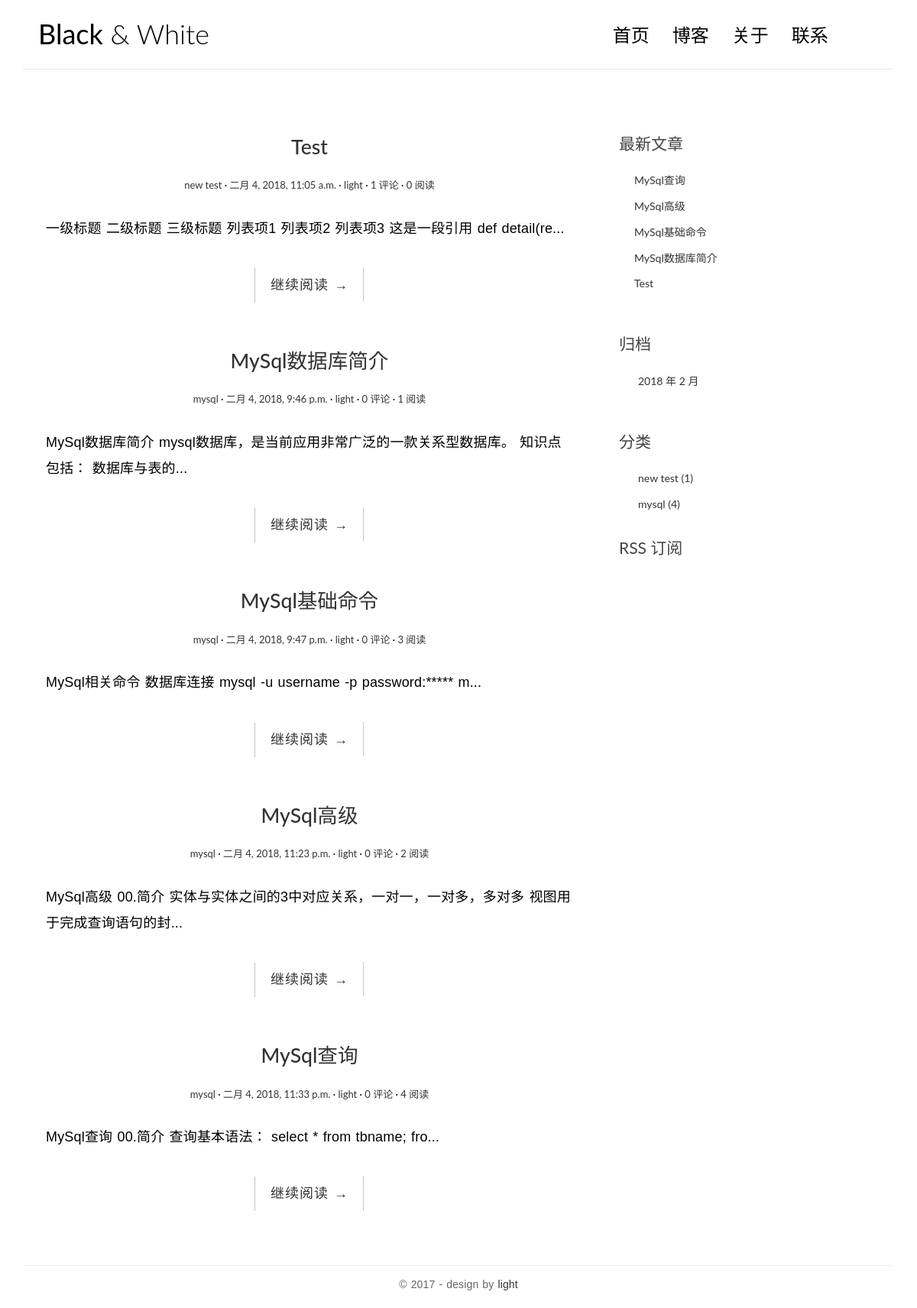
Before: / with the older database file.
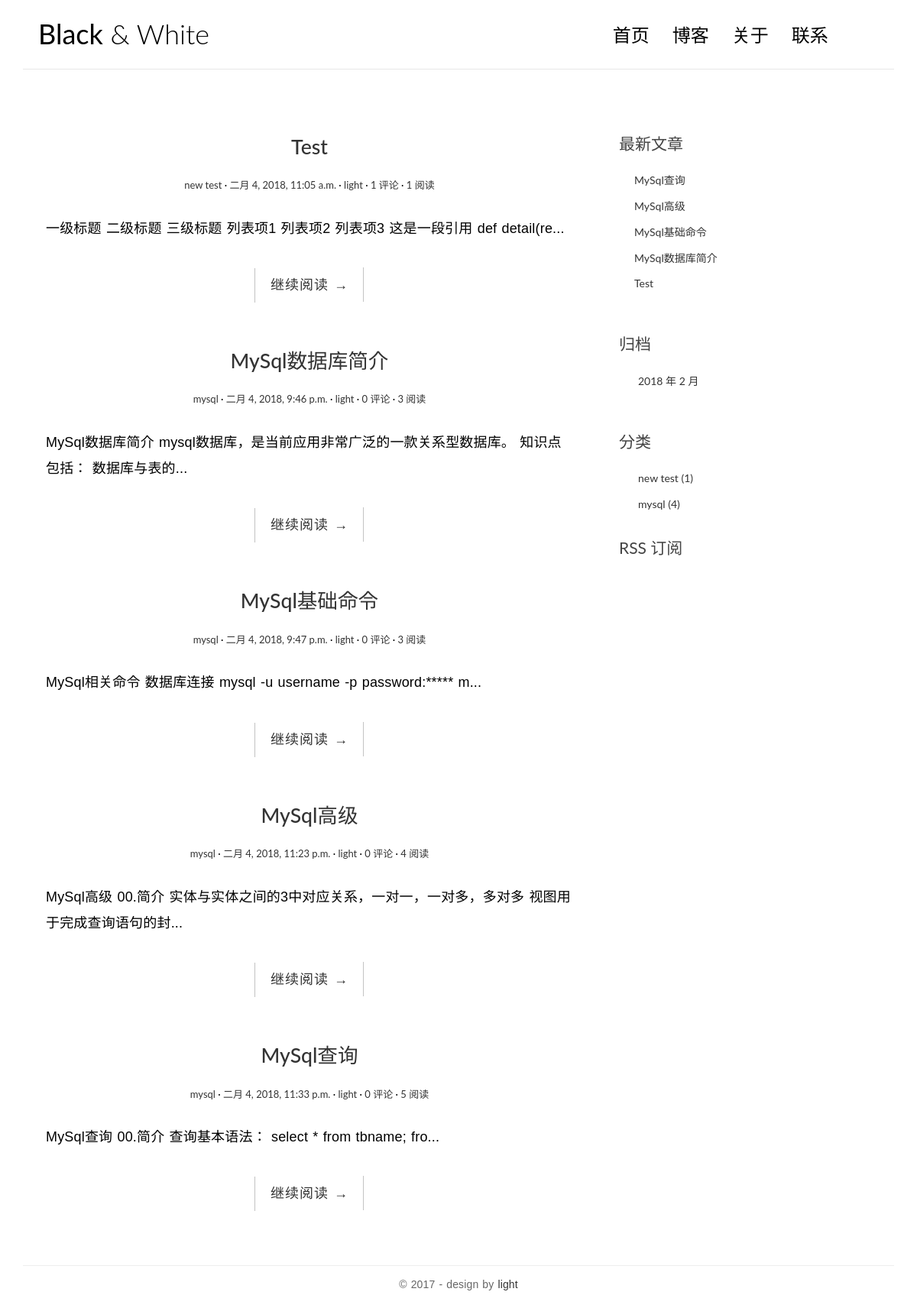
After: the same page with the newer database file.
### blog/models.py (models this page shows, shortened)
class Post(models.Model):
	title = models.CharField(max_length=100)
	body = models.TextField()
	created_time = models.DateTimeField()
	modified_time = models.DateTimeField()
	excerpt = models.CharField(max_length=200,blank=True)
	author = models.ForeignKey(User)
	category = models.ForeignKey(Category)
	tags = models.ManyToManyField(Tag,blank=True)
	views = models.PositiveIntegerField(default=0)
	def get_absolute_url(self):
		return reverse('blog:detail', kwargs={'pk':self.pk})

class Category(models.Model):
	name = models.CharField(max_length=100)

### blog/views.py (the view, shortened to what this page needs)
# urls.py: url(r'^$',views.IndexView.as_view(),name='index'),
class IndexView(ListView):
	model = Post
	template_name = 'blog/index.html'
	context_object_name = 'post_list'
	paginate_by = 10
	def get_context_data(self, **kwargs):
		context = super().get_context_data(**kwargs)
		paginator = context.get('paginator')
		page = context.get('page_obj')
		is_paginated = context.get('is_paginated')
		pagination_data = self.pagination_data(paginator, page, is_paginated)
		context.update(pagination_data)
		return context
	def pagination_data(self, paginator, page, is_paginated):
		if not is_paginated:
			return {}

### blog/templatetags/blog_tags.py (called while the page is built)
@register.simple_tag
def get_recent_posts(num=5):
	return Post.objects.all().order_by('-created_time')[:num]

@register.simple_tag
def archives():
	return Post.objects.dates('created_time', 'month', order='DESC')

@register.simple_tag
def get_categories():
	return Category.objects.annotate(num_posts=Count('post')).filter(num_posts__gt=0)

### templates/blog/index.html (shortened to what this page needs)
{% extends 'base.html' %}
{% block main %}
{% for post in post_list %}
<article class="post post-1">
    <header class="entry-header">
        <h1 class="entry-title">
            <a href="{{ post.get_absolute_url }}">{{ post.title }}</a>
        </h1>
        <div class="entry-meta">
            <span class="post-category"><a href="#">{{ post.category.name }}</a></span>
            <span class="post-date"><a href="#"><time class="entry-date"
              datetime="{{ post.created_time }}">{{ post.created_time}}</time></a></span>
              <span class="post-author"><a href="#">{{ post.author }}</a></span>
              <span class="comments-link"><a href="#">{{ post.comment_set.count }} 评论</a></span>
              <span class="views-count"><a href="{{ post.get_absolute_url }}">{{ post.views }} 阅读</a></span>
          </div>
      </header>
      <div class="entry-content clearfix">
        <p>{{ post.excerpt }}...</p>
        <div class="read-more cl-effect-14">
            <a href="{{ post.get_absolute_url }}" class="more-link">继续阅读 <span class="meta-nav">→</span></a>
        </div>
    </div>
</article>
{% empty %}
<div class='no-post'>暂无数据</div>
{% endfor %}
          {% endblock main %}

### templates/base.html (shortened to what this page needs)
{% load staticfiles %}
{% load blog_tags %}
<!DOCTYPE html>
<html>
<head>
    <link rel="stylesheet" href="http://code.ionicframework.com/ionicons/2.0.1/css/ionicons.min.css">
    <link rel="stylesheet" href="{% static 'blog/css/bootstrap.min.css' %}">
    <link rel="stylesheet" href="{% static 'blog/css/pace.css' %}">
    <link rel="stylesheet" href="{% static 'blog/css/custom.css' %}">
    <link rel="stylesheet" href="{% static 'blog/css/highlights/github.css' %}">
</head>
<body>
<div class="container">
    <header id="site-header">
        <div class="row">
            <div class="col-md-4 col-sm-5 col-xs-8">
                <div class="logo">
                    <h1><a href="{% url 'blog:index' %}"><b>Black</b> &amp; White</a></h1>
                </div>
            </div>
            <div class="col-md-8 col-sm-7 col-xs-4">
                <nav class="main-nav" role="navigation">
                    <div class="collapse navbar-collapse" id="bs-example-navbar-collapse-1">
                        <ul class="nav navbar-nav navbar-right">
                            <li class="cl-effect-11"><a href="{% url 'blog:index' %}" data-hover="首页">首页</a></li>
                            <li class="cl-effect-11"><a href="{% url 'blog:index' %}" data-hover="博客">博客</a></li>
                            <li class="cl-effect-11"><a href="{% url 'blog:index' %}" data-hover="关于">关于</a></li>
                            <li class="cl-effect-11"><a href="contact.html" data-hover="联系">联系</a></li>
                        </ul>
                    </div>
                </nav>
            </div>
        </div>
    </header>
</div>
<div class="content-body">
    <div class="container">
        <div class="row">
            <main class='col-md-8'>
                {% block main %}
                {% endblock main %}
            </main>
            <aside class="col-md-4">
                <div class="widget widget-recent-posts">
                    <h3 class="widget-title">最新文章</h3>
                    {% get_recent_posts as recent_post_list %}
                    <ul>
                        {% for post in recent_post_list %}
                        <li>
                            <a href="{{ post.get_absolute_url }}">{{ post.title }}</a>
                        </li>
                        {% empty %}
                        暂无数据！
                        {% endfor %}
                    </ul>
                </div>
                <div class="widget widget-archives">
                    <h3 class="widget-title">归档</h3>
                    {% archives as date_list %}
                    <ul>
                        {% for date in date_list %}
                        <li>
                            <a href="{% url 'blog:archives' date.year date.month %}">{{ date.year }} 年 {{ date.month }} 月</a>
                        </li>
                        {% empty %}
                        暂无归档！
                        {% endfor %}
                    </ul>
                </div>
                <div class="widget widget-category">
                    <h3 class="widget-title">分类</h3>
                    {% get_categories as category_list %}
                    <ul>
                        {% for category in category_list %}
                        <li>
                            <a href="{% url 'blog:category' category.pk %}">{{ category.name }} <span class="post-count">({{ category.num_posts }})</span></a>
                        {% empty %}
                        暂无分类！
                        {% endfor %}
                    </ul>
                </div>
                <div class="rss">
                    <a href="{% url 'rss' %}"> RSS 订阅</a>
                </div>
            </aside>
        </div>
    </div>
</div>
<footer id="site-footer">
    <div class="container">
        <div class="row">
            <div class="col-md-12">
                <p class="copyright">&copy 2017 - design by <a href="http://www.cssmoban.com/"
                                                        target="_blank" title="模板之家">light</a>
                </p>
            </div>
        </div>
    </div>
</footer>
</body>
</html>

### blog/static/blog/css/custom.css (style rules this page uses)
* { outline: none; }
h1, h2, h3, h4, h5, h6 { margin-top: 0; }
b { font-weight: 400; }
a { color: #333; }
body { color: #444; font-family: 'Lato', sans-serif; }
p { font-family: 'Ubuntu', sans-serif; font-weight: 400; word-spacing: 1px; letter-spacing: 0.01em; }
#site-header { background-color: #FFF; padding: 25px 20px; margin-bottom: 40px; border-bottom: 1px solid #e7e7e7; }
.logo h1 a { color: #000; }
.logo h1 { margin: 0; font-family: 'Lato', sans-serif; font-weight: 300; }
.main-nav { margin-top: 11px; max-width: 95%; }
.main-nav a { color: #000000 !important; padding: 0 0 5px 0 !important; margin-right: 30px; font-family: 'Lato', sans-serif; font-weight: 300; font-size: 24px; }
.cl-effect-11 a { padding: 10px 0; color: #0972b4; text-shadow: none; }
.cl-effect-11 a::before { position: absolute; top: 0; left: 0; overflow: hidden; padding: 0 0 5px 0 !important; max-width: 0; border-bottom: 1px solid #000; color: #000; content: attr(data-hover); white-space: nowrap; -webkit-transition: max-width 0.5s; -moz-transition: max-width 0.5s; transition: max-width 0.5s; }
.content-body { padding-bottom: 4em; }
.post { background: #fff; padding: 30px 30px 0; }
.entry-title { text-align: center; font-size: 1.9em; margin-bottom: 20px; line-height: 1.6; padding: 10px 20px 0; }
.entry-meta { text-align: center; color: #DDDDDD; font-size: 13px; margin-bottom: 30px; }
.entry-content { font-size: 18px; line-height: 1.9; font-weight: 300; color: #000; }
.post-category::after, .post-date::after, .post-author::after, .comments-link::after { content: ' ·'; color: #000; }
.read-more { font-family: 'Ubuntu', sans-serif; font-weight: 400; word-spacing: 1px; letter-spacing: 0.01em; text-align: center; margin-top: 20px; }
.cl-effect-14 a { padding: 0 20px; height: 45px; line-height: 45px; position: relative; display: inline-block; margin: 15px 25px; letter-spacing: 1px; font-weight: 400; text-shadow: 0 0 1px rgba(255, 255, 255, 0.3); }
.cl-effect-14 a::before, .cl-effect-14 a::after { position: absolute; width: 45px; height: 1px; background: #C3C3C3; content: ''; -webkit-transition: all 0.3s; -moz-transition: all 0.3s; transition: all 0.3s; pointer-events: none; }
.cl-effect-14 a::before { top: 0; left: 0; -webkit-transform: rotate(90deg); -moz-transform: rotate(90deg); transform: rotate(90deg); -webkit-transform-origin: 0 0; -moz-transform-origin: 0 0; transform-origin: 0 0; }
.cl-effect-14 a::after { right: 0; bottom: 0; -webkit-transform: rotate(90deg); -moz-transform: rotate(90deg); transform: rotate(90deg); -webkit-transform-origin: 100% 0; -moz-transform-origin: 100% 0; transform-origin: 100% 0; }
.widget { background: #fff; padding: 30px 0 0; }
.widget-title { font-size: 1.5em; margin-bottom: 20px; line-height: 1.6; padding: 10px 0 0; font-weight: 400; }
.widget-recent-posts ul { padding: 0; margin: 0; padding-left: 20px; }
.widget-recent-posts ul li { list-style-type: none; position: relative; line-height: 170%; margin-bottom: 10px; }
.widget-recent-posts ul li::before { content: '\f3d3'; font-family: "Ionicons"; position: absolute; left: -17px; top: 3px; font-size: 16px; color: #000; }
.widget-archives ul { padding: 0; margin: 0; padding-left: 25px; }
.widget-archives ul li { list-style-type: none; position: relative; line-height: 170%; margin-bottom: 10px; }
.widget-archives ul li::before { content: '\f3f3'; font-family: "Ionicons"; position: absolute; left: -25px; top: 1px; font-size: 16px; color: #000; }
.widget-category ul { padding: 0; margin: 0; padding-left: 25px; }
.widget-category ul li { list-style-type: none; position: relative; line-height: 170%; margin-bottom: 10px; }
.widget-category ul li::before { content: '\f3fe'; font-family: "Ionicons"; position: absolute; left: -25px; top: 1px; font-size: 18px; color: #000; }
.rss { font-size: 21px; margin-top: 30px; }
.rss a { color: #444; }
#site-footer { padding-top: 10px; padding: 0 0 1.5em 0; }
.copyright { text-align: center; padding-top: 1em; margin: 0; border-top: 1px solid #eee; color: #666; }

Changed rows visible on the page:
changed Post "Test": views "0" → "1"
changed Post "MySql数据库简介": views "1" → "3"
changed Post "MySql高级": views "2" → "4"
changed Post "MySql查询": views "4" → "5"
